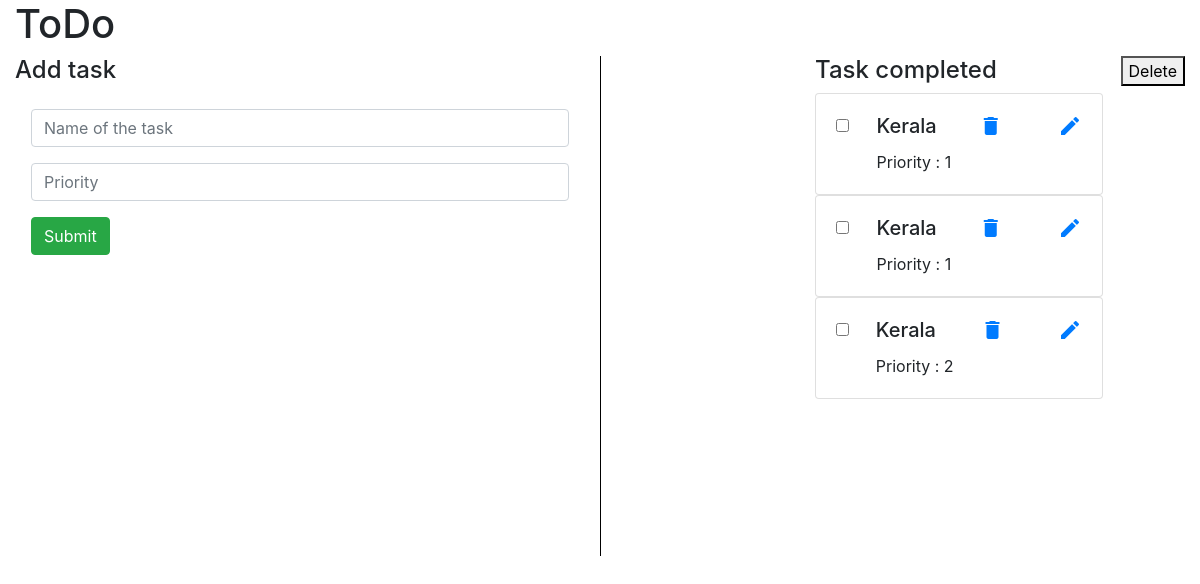
/, run on an earlier commit of the app's database.
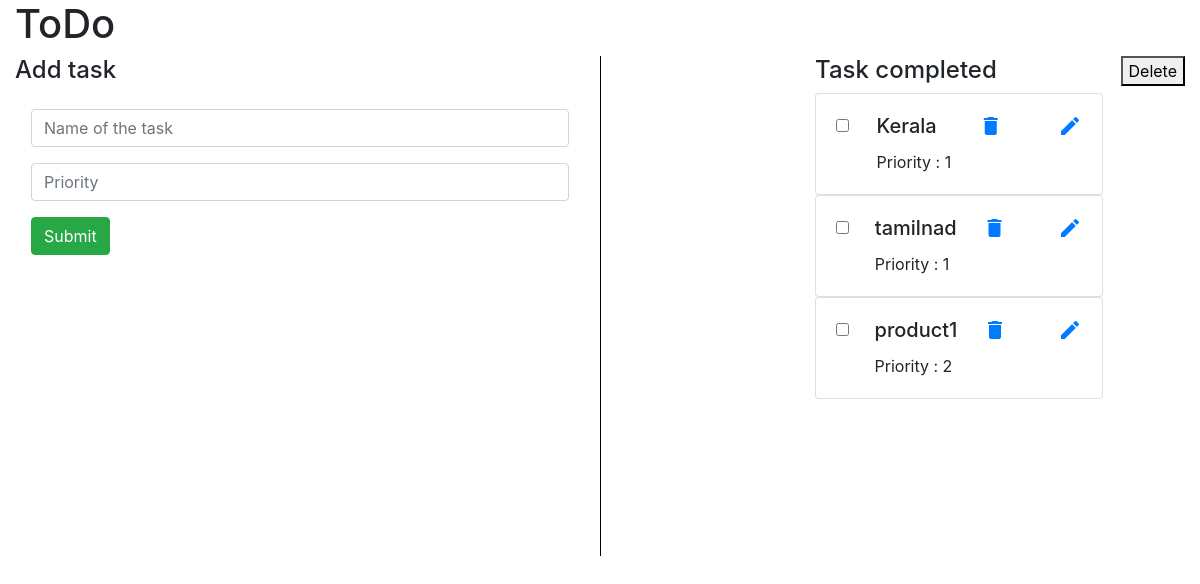
And on a later commit of the database.
### todo_app/models.py (models this page shows, shortened)
class Task(models.Model):
    name=models.CharField(max_length=100)
    priority=models.IntegerField()

### todo_app/views.py (the view, shortened to what this page needs)
# urls.py: path('', views.task_view, name='task_view')
def task_view(req):
    obj_task_2 = Task.objects.all()
    return render(req, "task_view.html", {'obj_task': obj_task_2})

### templates/task_view.html (shortened to what this page needs)
{% extends 'base.html' %}
{% block content %}
<div class="container-fluid">
    <div class="row">
        <div class="col-md-12">
            <div class="banner-text">
                <h1>
                    ToDo
                </h1>
            </div>
        </div>
    </div>
    <div class="row">
        <div class="col-md-6">
            <h4>
                Add task
            </h4>
            <form  method="post" class="shadow p-3 mb-5 bg-white rounded">
                <div class="form-group">
                <input type="text" name="name" class="form-control" placeholder="Name of the task" required>
                </div>
                <div class="form-group">
                <input type="number" name="priority" class="form-control" placeholder="Priority" required>
                </div>
                <input type="submit" class="btn btn-success" value="Submit">
            </form>
        </div>
        <div class="col-md-2"style="border-left:1px solid #000;height:500px"></div>
        <div class="col-md-4">
            <div style="display: flex; justify-content: space-between;">
                <span>
                    <h4>
                        Task completed
                    </h4>
                </span>
                <span>
                    <button onclick="onMultiDeleteClick()">Delete</button>
                </span>
            </div>
            {% for result in obj_task %}
                <div class="card" style="width: 18rem;">
                    <div class="card-body" style="display: flex; justify-content: space-between;">
                        <span>
                            <input type="checkbox" value="{{ result.id }}" form="select_delete">
                        </span>
                        <span>
                            <h5 class="card-title">{{ result.name }}</h5>
                            <p class="card-text">Priority : {{ result.priority}} </p>
                        </span>
                         <span class="material-icons" >
                            <a href="{% url 'delete' result.id %}"> delete </a>
                        </span>
                        <br>
                        <span class="material-icons">
                           <a href="{% url 'edit_task_view' result.id %}">edit</a>
                        </span>
                    </div>
                </div>
            {% endfor %}
        </div>
    </div>
</div>
{% endblock %}

### templates/base.html (shortened to what this page needs)
<!DOCTYPE html>
<html lang="en">
<head>
    <link rel="stylesheet" href="https://cdn.jsdelivr.net/npm/bootstrap@4.0.0/dist/css/bootstrap.min.css">
</head>
<body>
{% block content %}
{% endblock %}
</body>
</html>

What changed in the data, as far as the page shows it:
removed Task: name "Kerala", priority "1"
removed Task: name "Kerala", priority "2"
added Task: name "tamilnad", priority "1"
added Task: name "product1", priority "2"
